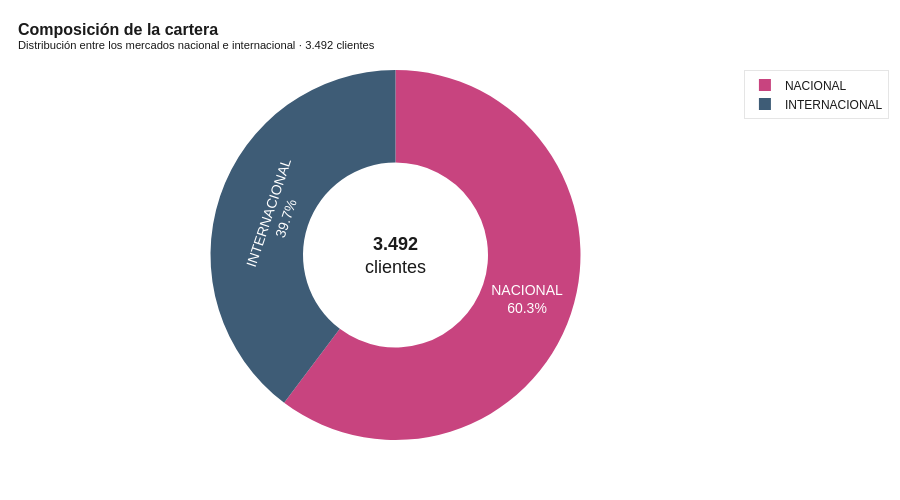

Notebook source saved alongside this figure:
### Markdown cell above
## 2. Visión general de la cartera

Se presenta a continuación la composición global de la cartera: distribución entre los mercados nacional e internacional, geografía, y cobertura por bloque temático de la tabla analítica.

### Code cell
# 2.1 Distribución nacional vs internacional
distrib = df.groupby("tipo_mercado").size().reset_index(name="num_clientes")
distrib["porcentaje"] = (100 * distrib["num_clientes"] / distrib["num_clientes"].sum()).round(2)
distrib = distrib.sort_values("num_clientes", ascending=False)

print("DISTRIBUCIÓN NACIONAL VS INTERNACIONAL")
print("=" * 50)
for _, row in distrib.iterrows():
    print(f"   {row['tipo_mercado']:<15s}  {fmt_es(row['num_clientes']):>7s} clientes  ({row['porcentaje']:>5.2f} %)")

fig = go.Figure(data=[go.Pie(
    labels=distrib["tipo_mercado"],
    values=distrib["num_clientes"],
    marker=dict(colors=[COLOR_NACIONAL, COLOR_INTERNACIONAL]),
    textinfo="label+percent",
    textposition="auto",
    textfont=dict(size=14, color="white"),
    hole=0.5,
)])
fig.update_layout(
    title=dict(text="<b>Composición de la cartera</b><br><sup>Distribución entre los mercados nacional e internacional · 3.492 clientes</sup>"),
    annotations=[dict(text=f"<b>{fmt_es(len(df))}</b><br>clientes", x=0.5, y=0.5,
                       font=dict(size=18), showarrow=False)],
    height=500,
)
guardar_y_mostrar(fig, "01_composicion_cartera")

### Figure 1 — Plotly figure (JSON) as saved in the notebook; plotly's stock layout.template omitted (floating-point values rounded to 4 significant figures)
{"data": [{"hole": 0.5, "labels": ["NACIONAL", "INTERNACIONAL"], "marker": {"colors": ["#C8447F", "#3E5C76"]}, "textfont": {"color": "white", "size": 14}, "textinfo": "label+percent", "textposition": "auto", "type": "pie", "values": [2105, 1387]}], "layout": {"annotations": [{"font": {"size": 18}, "showarrow": false, "text": "<b>3.492</b><br>clientes", "x": 0.5, "y": 0.5}], "height": 500, "title": {"text": "<b>Composición de la cartera</b><br><sup>Distribución entre los mercados nacional e internacional · 3.492 clientes</sup>"}}}
